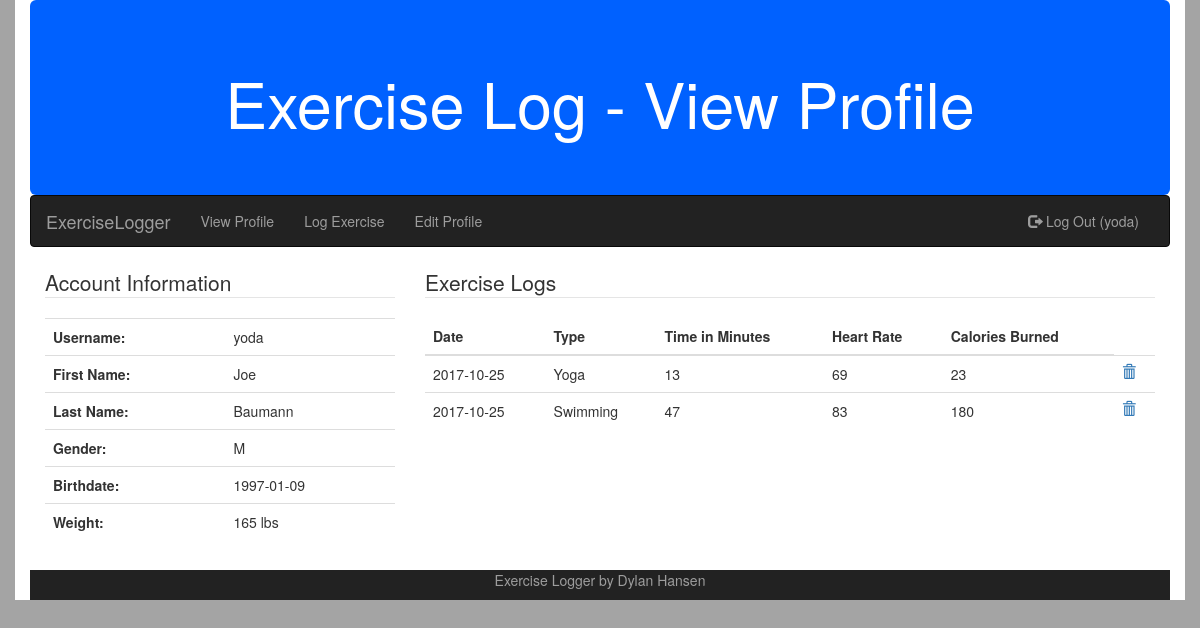
Page /viewprofile.php (signed in) on the committed database.
### tables this page shows
CREATE TABLE `exercise_user` (
  `id` int(11) NOT NULL AUTO_INCREMENT,
  `username` varchar(30) DEFAULT NULL,
  `password` varchar(40) DEFAULT NULL,
  `first_name` varchar(30) DEFAULT NULL,
  `last_name` varchar(30) DEFAULT NULL,
  `gender` char(1) DEFAULT NULL,
  `birthdate` date DEFAULT NULL,
  `weight` int(11) DEFAULT NULL,
  PRIMARY KEY (`id`)
);

CREATE TABLE `exercise_log` (
  `id` int(11) NOT NULL AUTO_INCREMENT,
  `user_id` int(11) DEFAULT NULL,
  `date` date DEFAULT NULL,
  `type` varchar(20) DEFAULT NULL,
  `time_in_minutes` int(11) DEFAULT NULL,
  `heartrate` int(11) DEFAULT NULL,
  `calories` int(11) DEFAULT NULL,
  PRIMARY KEY (`id`)
);

### viewprofile.php (the view, shortened to what this page needs)
<?php
    $page_title = "- View Profile";
    require_once("header.php");
    require_once("nav.php");
    $dbc = mysqli_connect(DB_HOST, DB_USER, DB_PASSWORD, DB_NAME)
            or die("Error connecting to database.");
    $query = "SELECT username, first_name, last_name, gender, birthdate, weight FROM exercise_user WHERE id = '"
                . $_SESSION['user_id'] . "'";
    $data = mysqli_query($dbc, $query)
            or die("Error querying the database.");
    $row = mysqli_fetch_array($data);
    if ($row != NULL) {
        $username = $row['username'];
        $first_name = $row['first_name'];
        $last_name = $row['last_name'];
        $gender = $row['gender'];
        $birthday = $row['birthdate'];
        $weight = $row['weight'];
    }
    else {
        echo '<p> There was a problem accesing your profile.</p>';
    }
?>
<div>
    <div class='col-sm-4'>
        <table class="table">
            <legend>Account Information</legend>
            <tr>
                <th>
                    Username:
                </th>
                <td>
                    <?php echo $username;?>
                </td>
            </tr>
            <tr>
                <th>
                    First Name:
                </th>
                <td>
                    <?php if(!empty($first_name)) echo $first_name;?>
                </td>
            </tr>
            <tr>
                <th>
                    Last Name:
                </th>
                <td>
                    <?php if(!empty($last_name)) echo $last_name;?>
                </td>
            </tr>
            <tr>
                <th>
                    Gender:
                </th>
                <td>
                    <?php if(!empty($gender)) echo $gender;?>
                </td>
            </tr>
            <tr>
                <th>
                    Birthdate:
                </th>
                <td>
                    <?php if(!empty($birthday)) echo $birthday;?>
                </td>
            </tr>
            <tr>
                <th>
                    Weight:
                </th>
                <td>
                    <?php if(!empty($weight)) echo $weight . ' lbs';?>
                </td>
            </tr>
        </table>
    </div>
    <div class='col-sm-8'>
        <table class="table">
            <legend>Exercise Logs</legend>
            <thead>
                <tr>
                    <th>Date</th>
                    <th>Type</th>
                    <th>Time in Minutes</th>
                    <th>Heart Rate</th>
                    <th>Calories Burned</th>
                </tr>
            </thead>
            <tbody>
                <?php
                $query = "SELECT id, date, type, time_in_minutes, heartrate, calories FROM exercise_log WHERE user_id = '"
                        . $_SESSION['user_id'] . "' ORDER BY date DESC LIMIT 15";
                $data = mysqli_query($dbc, $query)
                        or die("Error querying database.");
                while($row = mysqli_fetch_array($data)) {
                    echo '<tr>';
                    echo '<td>' . $row['date'] . '</td>';
                    echo '<td>' . $row['type'] . '</td>';
                    echo '<td>' . $row['time_in_minutes'] . '</td>';
                    echo '<td>' . $row['heartrate'] . '</td>';
                    echo '<td>' . $row['calories'] . '</td>';
                    echo '<td><a href="removeexercise.php?id= ' . $row['id']
                    . '" onclick="return confirm(\'Are you sure?\')"><span class="glyphicon glyphicon-trash"></span>';
                    echo '</tr>';
                }
                ?>
            </tbody>
        </table>
    </div>
</div>
<?php
    require_once("footer.php");
?>

### header.php (shortened to what this page needs)
<!DOCTYPE html PUBLIC "-//W3C//DTD XHTML 1.0 Transitional//EN"
        "http://www.w3.org/TR/xhtml1/DTD/xhtml1-transitional.dtd">
<html xmlns="http://www.w3.org/1999/xhtml" xml:lang="en" lang="en">
<head>
    <link rel="stylesheet" href="https://maxcdn.bootstrapcdn.com/bootstrap/3.3.7/css/bootstrap.min.css">
    <link rel="stylesheet" href="styles.css" type="text/css" />
</head>
<body>
    <div id="main-container" class="container">
    <?php
        echo "<div class='jumbotron' id='header'><h1>Exercise Log " . $page_title . "</h1></div>";
    ?>

### nav.php (shortened to what this page needs)
<nav id="nav" class="navbar navbar-inverse">
    <div class="container-fluid">
        <div class="navbar-header">
            <a class="navbar-brand" href="index.php">ExerciseLogger</a>
        </div>
        <div class="collapse navbar-collapse">
            <ul class="nav navbar-nav">
                <?php
                if (isset($_SESSION['user_id']) && isset($_SESSION['username'])) {
                    echo ('<li><a href="viewprofile.php">View Profile</a></li>
                            <li><a href="exerciselog.php">Log Exercise</a></li>
                            <li><a href="editprofile.php">Edit Profile</a></li>');
                }
                ?>
            </ul>
            <ul class="nav navbar-nav navbar-right">
                <?php
                if (isset($_SESSION['user_id']) && isset($_SESSION['username'])) {
                    echo ('<li><a href="logout.php"><span class="glyphicon glyphicon-log-out"></span>
                            Log Out (' . $_SESSION['username'] . ')</a></li>');
                }
                else {
                    echo ('<li><a href="signup.php"><span class="glyphicon glyphicon-new-window"></span> Sign Up</a></li>');
                    echo ('<li><a href="login.php"><span class="glyphicon glyphicon-log-in"></span> Login</a></li>');
                }
                ?>
            </ul>
        </div>
    </div>
</nav>

### footer.php
        <br />
        <div class="col-sm-12" id="footer">
            <p>Exercise Logger by Dylan Hansen</p>
        </div>
    </div>
</body>
</html>

### styles.css (style rules this page uses)
header, footer, nav, section, article, aside { display: block; }
body { background-color: #A4A4A4; }
#main-container { background-color: #FFF; }
#header { background-color:#0061FF; color: #FFF; margin: 0; text-align: center; }
#footer { margin-top: 10px; background-color: #222222; color: #9D9D9D; text-align: center; }

### rows in the picture
exercise_user: username "yoda", first_name "Joe", last_name "Baumann", gender "M", birthdate "1997-01-09", weight "165"
exercise_log: date "2017-10-25", type "Yoga", time_in_minutes "13", heartrate "69", calories "23"
exercise_log: date "2017-10-25", type "Swimming", time_in_minutes "47", heartrate "83", calories "180"

### other values in the picture
$page_title "- View Profile"
$_SESSION['username'] "yoda"
